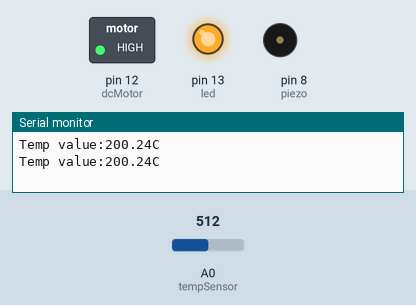
Bench run of a sketch on a simulated Arduino Uno, built with avr-gcc and run on an emulated ATmega328P. Parts: switched loads named in the sketch (green lamp = pin HIGH), output pins drawn as LEDs (lit = HIGH), buzzer (waves = sounding), the last lines printed to the serial monitor. The test bench sets the inputs (shaded band); at power-on: A0 (tempSensor) = 512.

Above: at 1.8 s.
1.9 s: A0 (tempSensor) set to 160
3.4 s: A0 (tempSensor) set to 138
At 4.3 s:
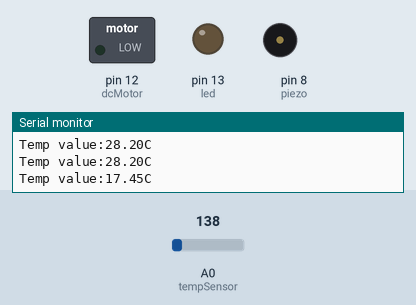
5.5 s: A0 (tempSensor) set to 122
At 7.0 s:
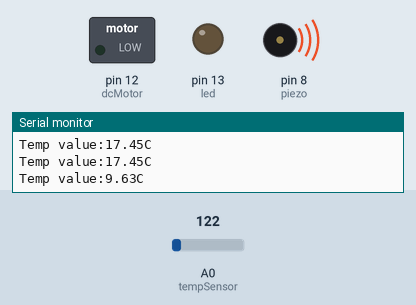
7.5 s: A0 (tempSensor) set to 306
At 8.6 s:
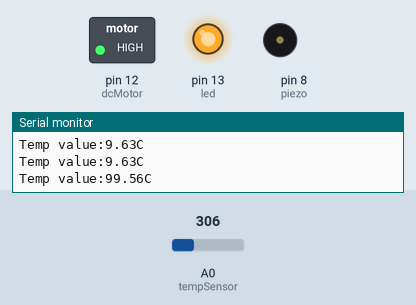
9.5 s: A0 (tempSensor) set to 14
At 11.3 s:
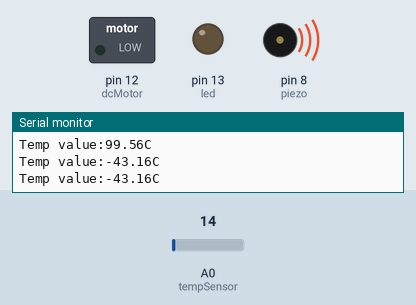
Timing chart, 0 to 12.5 s (numbered marks = the images above; inputs shaded):
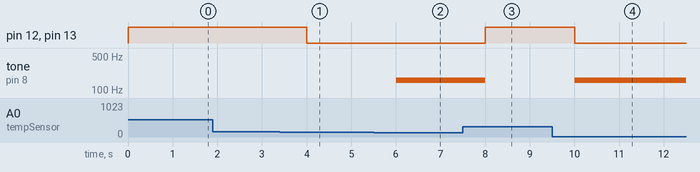

Measured:
- the behaviour switches between 152 and 151 on A0 (tempSensor) (found by bisection; images 0 and 1)
- after the input at 3.4 s, pin 12 (dcMotor), pin 13 (led): HIGH → LOW after 0.60 s
- after the input at 5.5 s, tone on pin 8 (piezo): silent → 158 Hz after 0.50 s
- after the input at 7.5 s, pin 12 (dcMotor), pin 13 (led): LOW → HIGH after 0.51 s; tone on pin 8 (piezo): 158 Hz → silent after 0.51 s
- after the input at 9.5 s, pin 12 (dcMotor), pin 13 (led): HIGH → LOW after 0.51 s; tone on pin 8 (piezo): silent → 158 Hz after 0.51 s

The sketch:

arduino_code.ino
```cpp
float aReading;
float tDigital;
float tCelcius;
int piezo = 8;
int led = 13;
int dcMotor = 12;
int tempSensor = A0;
void setup()
{
  Serial.begin(9600);
  pinMode(dcMotor, OUTPUT);
  pinMode(led, OUTPUT);
  pinMode(tempSensor,INPUT);
}

void loop()
{
  aReading = analogRead(A0);
  tDigital = aReading*5.0/1023.0;
  tCelcius = (tDigital-0.5)*100;
  Serial.println("Temp value:"+String(tCelcius)+"C");
  if(tCelcius>24)
  {
    noTone(piezo);
    digitalWrite(led,HIGH);
    digitalWrite(dcMotor,HIGH);
  }
  else if(tCelcius<16)
  {
    tone(piezo,158);
  	digitalWrite(led,LOW);
    digitalWrite(dcMotor,LOW);
  }
  else
  {
    noTone(piezo);
  	digitalWrite(led,LOW);
    digitalWrite(dcMotor,LOW);
  }
  delay(1000);
}
```
